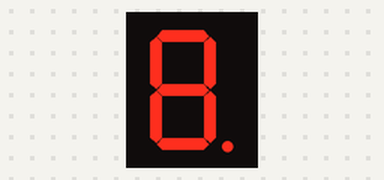
Simulated run of this sketch. Board: Arduino Uno, built with avr-gcc and run on an emulated ATmega328P. On the bench: 1-digit seven-segment display. Wiring (inferred from the names in the program): 1-digit 7-segment display, segments lit when LOW: segments pin 11, pin 7, pin 4, pin 2, pin 1, pin 10, pin 5, pin 3. The segment pins are drawn as the display they are named for.

Above: at 0.1 s.
At 3.1 s:
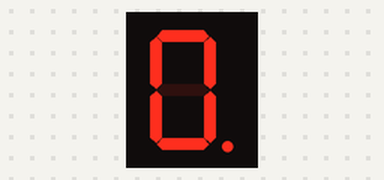
At 3.5 s:
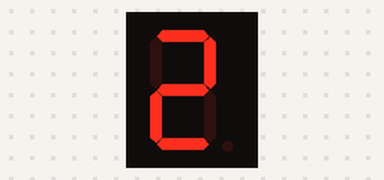
At 3.9 s:
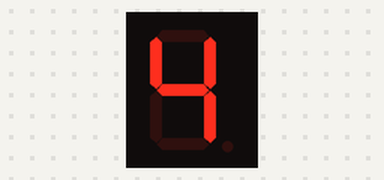
At 4.3 s:
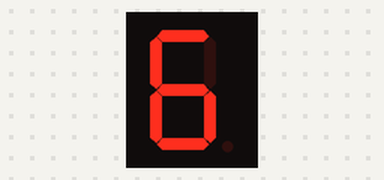
At 4.9 s:
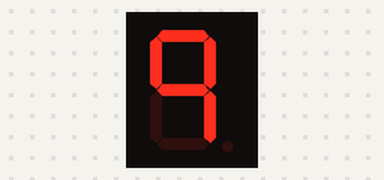

The sketch:

Display_7_seg_x3.ino
```cpp
const int a = 11;
const int b = 7;
const int c = 4;
const int d = 2;
const int e = 1;
const int f = 10;
const int g = 5;
const int dp = 3;

void setup()
{
  pinMode(a, OUTPUT);
  pinMode(b, OUTPUT);
  pinMode(c, OUTPUT);
  pinMode(d, OUTPUT);
  pinMode(e, OUTPUT);
  pinMode(f, OUTPUT);
  pinMode(g, OUTPUT);
  pinMode(dp, OUTPUT);
}

void loop()
{
  //all
  digitalWrite(a, LOW);
  digitalWrite(b, LOW);
  digitalWrite(c, LOW);
  digitalWrite(d, LOW);
  digitalWrite(e, LOW);
  digitalWrite(f, LOW);
  digitalWrite(g, LOW);
  digitalWrite(dp, LOW);
  delay(3000);
  //0
  digitalWrite(a, LOW);
  digitalWrite(b, LOW);
  digitalWrite(c, LOW);
  digitalWrite(d, LOW);
  digitalWrite(e, LOW);
  digitalWrite(f, LOW);
  digitalWrite(g, HIGH);
  digitalWrite(dp, LOW);
  delay(200);

  //1
  digitalWrite(a, HIGH);
  digitalWrite(b, LOW);
  digitalWrite(c, LOW);
  digitalWrite(d, HIGH);
  digitalWrite(e, HIGH);
  digitalWrite(f, HIGH);
  digitalWrite(g, HIGH);
  digitalWrite(dp, HIGH);
  delay(200);

  //2
  digitalWrite(a, LOW);
  digitalWrite(b, LOW);
  digitalWrite(c, HIGH);
  digitalWrite(d, LOW);
  digitalWrite(e, LOW);
  digitalWrite(f, HIGH);
  digitalWrite(g, LOW);
  digitalWrite(dp, HIGH);
  delay(200);

  //3
  digitalWrite(a, LOW);
  digitalWrite(b, LOW);
  digitalWrite(c, LOW);
  digitalWrite(d, LOW);
  digitalWrite(e, HIGH);
  digitalWrite(f, HIGH);
  digitalWrite(g, LOW);
  digitalWrite(dp, HIGH);
  delay(200);

  //4
  digitalWrite(a, HIGH);
  digitalWrite(b, LOW);
  digitalWrite(c, LOW);
  digitalWrite(d, HIGH);
  digitalWrite(e, HIGH);
  digitalWrite(f, LOW);
  digitalWrite(g, LOW);
  digitalWrite(dp, HIGH);
  delay(200);

  //5
  digitalWrite(a, LOW);
  digitalWrite(b, HIGH);
  digitalWrite(c, LOW);
  digitalWrite(d, LOW);
  digitalWrite(e, HIGH);
  digitalWrite(f, LOW);
  digitalWrite(g, LOW);
  digitalWrite(dp, HIGH);
  delay(200);

  //6
  digitalWrite(a, LOW);
  digitalWrite(b, HIGH);
  digitalWrite(c, LOW);
  digitalWrite(d, LOW);
  digitalWrite(e, LOW);
  digitalWrite(f, LOW);
  digitalWrite(g, LOW);
  digitalWrite(dp, HIGH);
  delay(200);

  //7
  digitalWrite(a, LOW);
  digitalWrite(b, LOW);
  digitalWrite(c, LOW);
  digitalWrite(d, HIGH);
  digitalWrite(e, HIGH);
  digitalWrite(f, HIGH);
  digitalWrite(g, HIGH);
  digitalWrite(dp, HIGH);
  delay(200);

  //8
  digitalWrite(a, LOW);
  digitalWrite(b, LOW);
  digitalWrite(c, LOW);
  digitalWrite(d, LOW);
  digitalWrite(e, LOW);
  digitalWrite(f, LOW);
  digitalWrite(g, LOW);
  digitalWrite(dp, HIGH);
  delay(200);

  //9
  digitalWrite(a, LOW);
  digitalWrite(b, LOW);
  digitalWrite(c, LOW);
  digitalWrite(d, HIGH);
  digitalWrite(e, HIGH);
  digitalWrite(f, LOW);
  digitalWrite(g, LOW);
  digitalWrite(dp, HIGH);
  delay(200);
}
```

Measured:
- by itself, everything shown: repeats every 5.0 s, in 11 steps
